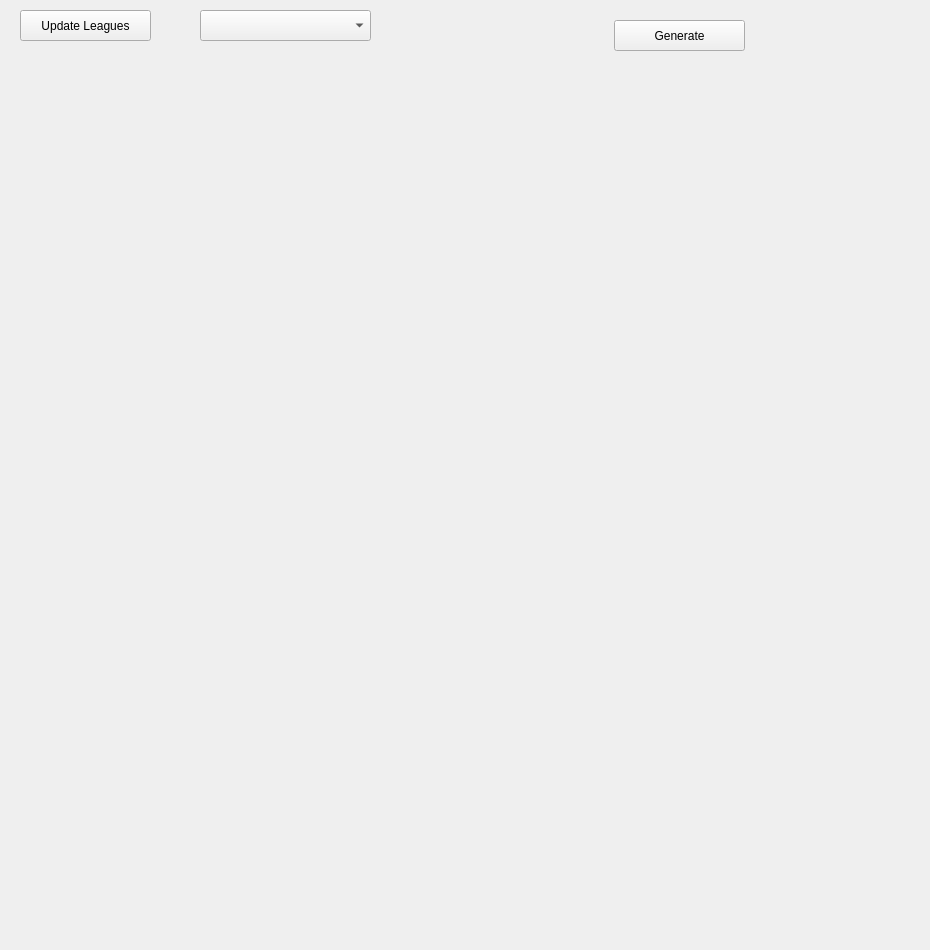
<?xml version="1.0" encoding="UTF-8"?>
<ui version="4.0">
 <class>MainWindow</class>
 <widget class="QMainWindow" name="MainWindow">
  <property name="geometry">
   <rect>
    <x>0</x>
    <y>0</y>
    <width>930</width>
    <height>950</height>
   </rect>
  </property>
  <property name="windowTitle">
   <string>Random Team Picker</string>
  </property>
  <widget class="QWidget" name="centralWidget">
   <widget class="QComboBox" name="comboBoxLeagues">
    <property name="geometry">
     <rect>
      <x>200</x>
      <y>10</y>
      <width>171</width>
      <height>31</height>
     </rect>
    </property>
    <property name="currentText">
     <string/>
    </property>
   </widget>
   <widget class="QPushButton" name="generateButton">
    <property name="geometry">
     <rect>
      <x>614</x>
      <y>20</y>
      <width>131</width>
      <height>31</height>
     </rect>
    </property>
    <property name="text">
     <string>Generate</string>
    </property>
   </widget>
   <widget class="QPushButton" name="updateButton">
    <property name="geometry">
     <rect>
      <x>20</x>
      <y>10</y>
      <width>131</width>
      <height>31</height>
     </rect>
    </property>
    <property name="text">
     <string>Update Leagues</string>
    </property>
   </widget>
  </widget>
  <widget class="QMenuBar" name="menuBar">
   <property name="geometry">
    <rect>
     <x>0</x>
     <y>0</y>
     <width>930</width>
     <height>21</height>
    </rect>
   </property>
  </widget>
 </widget>
 <layoutdefault spacing="6" margin="11"/>
 <resources/>
 <connections/>
</ui>
